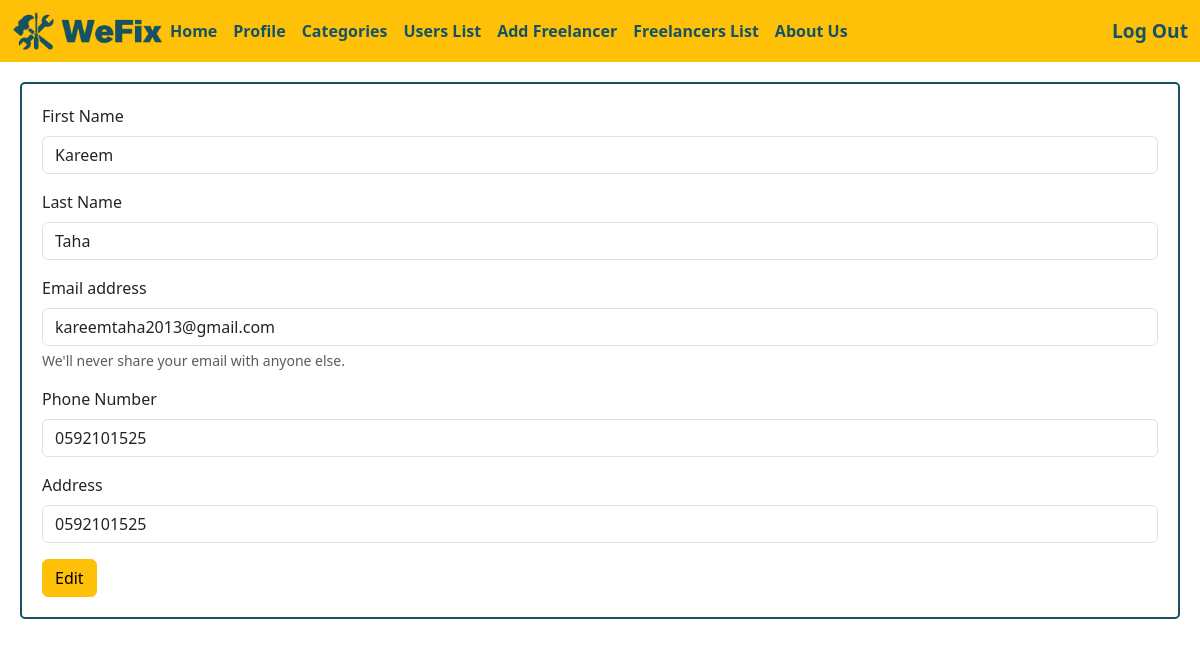
Page /userprofile/1 (signed in) on the earlier database version.
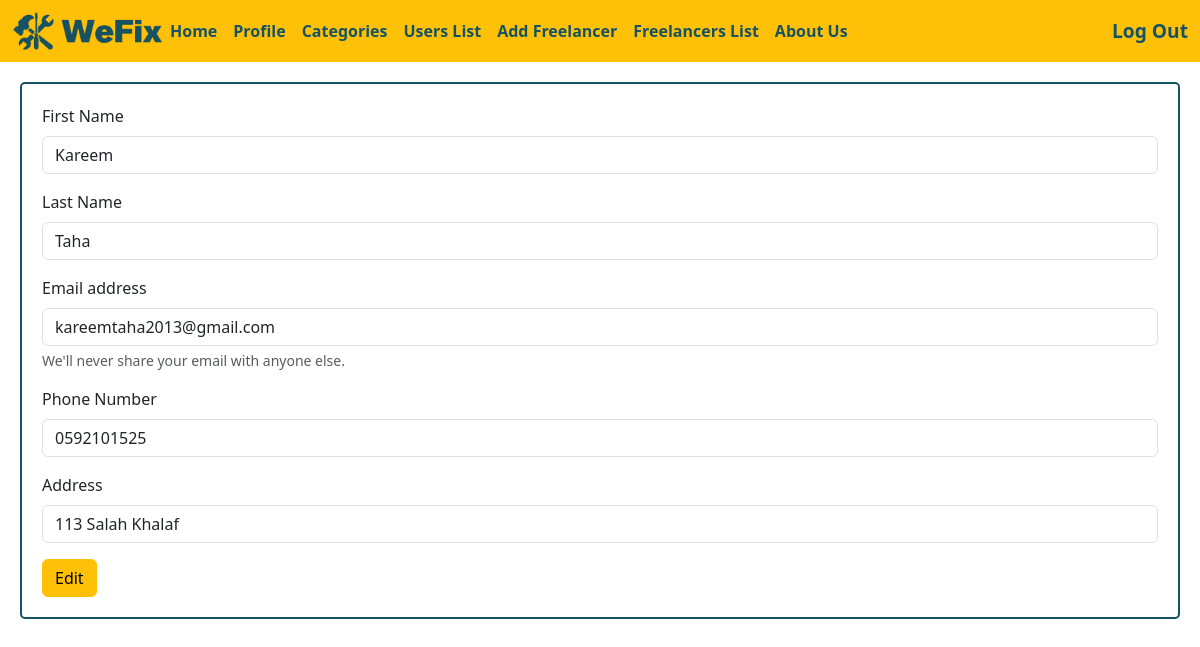
Same page on the later database version.
### login_app/models.py (models this page shows)
class User(models.Model):
    first_name = models.CharField(max_length=45)
    last_name = models.CharField(max_length=45)
    email= models.CharField(max_length=45)
    password = models.CharField(max_length=45)
    phone_number = models.CharField(max_length=10)
    address = models.CharField(max_length=45 , default=None)
    created_at = models.DateTimeField(auto_now_add=True)
    updated_at = models.DateTimeField(auto_now=True)
    objects = UserManager()

### main_app/views.py (the view)
def show_user_profile(request , id):
    if 'userid' not in request.session:
        return redirect ('/')
    if request.session['userid'] == 1:
        context = {
        "users" : models.user_profile_models(id)
    }
        return render (request , "adminedit.html" , context)
    else:
        return redirect ('/')

### main_app/models.py (called while the page is built)
def user_profile_models(id):
    return User.objects.get(id = id)

### main_app/templates/adminedit.html (shortened to what this page needs)
<!doctype html>
<html lang="en">
<head>
    {%load static%}
    <link rel="stylesheet" href="{% static 'css/style.css' %}">
    <link href="https://cdn.jsdelivr.net/npm/bootstrap@5.3.0/dist/css/bootstrap.min.css" rel="stylesheet"
>
</head>
<body>
    <nav class="navbar navbar-expand-lg bg-warning">
        <div class="container-fluid">
            <a href="/"><img class="logo-img" src="{% static 'img/logo.png' %}" alt="logo"></a>
            <div class="collapse navbar-collapse" id="navbarSupportedContent">
                <ul class="navbar-nav me-auto mb-2 mb-lg-0">
                    <li class="nav-item">
                        <a id="nav-link" class="nav-link active" aria-current="page" href="/">Home</a>
                    </li>
                    <li class="nav-item">
                        <a id="nav-link" class="nav-link active" aria-current="page" href="/profile">Profile</a>
                    </li>
                    <li class="nav-item">
                        <a id="nav-link" class="nav-link active" aria-current="page" href="#">Categories</a>
                    </li>
                    <li class="nav-item">
                    <li class="nav-item">
                        <a id="nav-link" class="nav-link active" aria-current="page" href="/userslist">Users List</a>
                    </li>
                    <li class="nav-item">
                        <a id="nav-link" class="nav-link active" aria-current="page" href="#">Add Freelancer</a>
                    </li>
                    <li class="nav-item">
                        <a id="nav-link" class="nav-link active" aria-current="page" href="#">Freelancers List</a>
                    </li>
                    <a id="nav-link" class="nav-link active" aria-current="page" href="#">About Us</a>
                    </li>
                </ul>
                {%if request.session.userid%}
                <a href="/logout" class="log-in">Log Out</a>
                {%else%}
                <a href="/log-in" class="log-in">Login</a>
                {%endif%}
            </div>
        </div>
    </nav>
    <div class="user_info">
        <form action="/adminedit" method="post">
            <div class="mb-3">
                <label for="exampleInputEmail1" class="form-label">First Name</label>
                <input value="{{users.first_name}}" name="fname" type="text" class="form-control"
                    aria-describedby="emailHelp">
            </div>
            <div class="mb-3">
                <label for="exampleInputEmail1" class="form-label">Last Name</label>
                <input value="{{users.last_name}}" name="lname" type="text" class="form-control"
                    aria-describedby="emailHelp">
            </div>
            <div class="mb-3">
                <label for="exampleInputEmail1" class="form-label">Email address</label>
                <input value="{{users.email}}" name="email" type="email" class="form-control" id="exampleInputEmail1"
                    aria-describedby="emailHelp">
                <div id="emailHelp" class="form-text">We'll never share your email with anyone else.</div>
            </div>
            <div class="mb-3">
                <label for="exampleInputPassword1" class="form-label">Phone Number</label>
                <input value="{{users.phone_number}}" name="phone" type="text" class="form-control"
                    id="exampleInputPassword1">
            </div>
            <div class="mb-3">
                <label for="exampleInputPassword1" class="form-label">Address</label>
                <input name="address" type="text" class="form-control" value="{{users.address}}"
                    id="exampleInputPassword1">
            </div>
            <button type="submit" id="edit_btn" class="btn btn-warning">Edit</button>
        </form>
    </div>
</body>
</html>

Differences in the rows shown:
changed User "Kareem": address "0592101525" → "113 Salah Khalaf"
